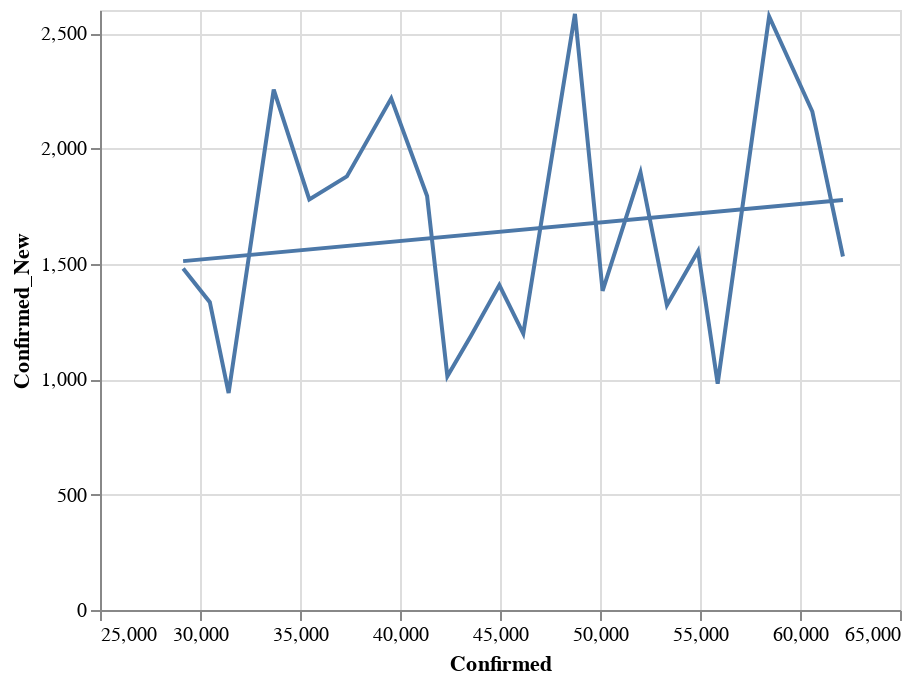

Source (notebook cell):
### Code cell
state = alt.Chart(data[data['State'] == 'CA'].sort_values('Date').tail(21)).mark_line().encode(
    x='Confirmed:Q',
    y='Confirmed_New:Q'
)
reg = state.transform_regression("Confirmed", "Confirmed_New", method="linear").mark_line()
(state+reg).interactive()

### Figure 1 — Vega-Lite specification as saved in the notebook (floating-point values rounded to 4 significant figures)
{"config": {"view": {"continuousWidth": 400, "continuousHeight": 300}}, "layer": [{"mark": "line", "encoding": {"x": {"type": "quantitative", "field": "Confirmed"}, "y": {"type": "quantitative", "field": "Confirmed_New"}}, "selection": {"selector670": {"type": "interval", "bind": "scales", "encodings": ["x", "y"]}}}, {"mark": "line", "encoding": {"x": {"type": "quantitative", "field": "Confirmed"}, "y": {"type": "quantitative", "field": "Confirmed_New"}}, "transform": [{"on": "Confirmed", "regression": "Confirmed_New", "method": "linear"}]}], "data": {"name": "data-b6d9357ad340275cd7ba4e890e4d123a"}, "$schema": "https://vega.github.io/schema/vega-lite/v4.0.2.json", "datasets": {"data-b6d9357ad340275cd7ba4e890e4d123a": [{"State": "CA", "Date": "04-17-2020", "Confirmed": 29160.0, "Deaths": 1037.0, "Recovered": 0.0, "Confirmed_New": 1480.0, "Deaths_New": 81.0, "Recovered_New": 0.0, "Active": 28120.0}, {"State": "CA", "Date": "04-18-2020", "Confirmed": 30490.0, "Deaths": 1140.0, "Recovered": 0.0, "Confirmed_New": 1334.0, "Deaths_New": 103.0, "Recovered_New": 0.0, "Active": 29350.0}, {"State": "CA", "Date": "04-19-2020", "Confirmed": 31430.0, "Deaths": 1177.0, "Recovered": 0.0, "Confirmed_New": 940.0, "Deaths_New": 37.0, "Recovered_New": 0.0, "Active": 30250.0}, {"State": "CA", "Date": "04-20-2020", "Confirmed": 33690.0, "Deaths": 1225.0, "Recovered": 0.0, "Confirmed_New": 2255.0, "Deaths_New": 48.0, "Recovered_New": 0.0, "Active": 32460.0}, {"State": "CA", "Date": "04-21-2020", "Confirmed": 35460.0, "Deaths": 1282.0, "Recovered": 0.0, "Confirmed_New": 1779.0, "Deaths_New": 57.0, "Recovered_New": 0.0, "Active": 34180.0}, {"State": "CA", "Date": "04-22-2020", "Confirmed": 37340.0, "Deaths": 1421.0, "Recovered": 0.0, "Confirmed_New": 1879.0, "Deaths_New": 139.0, "Recovered_New": 0.0, "Active": 35920.0}, {"State": "CA", "Date": "04-23-2020", "Confirmed": 39560.0, "Deaths": 1533.0, "Recovered": 0.0, "Confirmed_New": 2217.0, "Deaths_New": 112.0, "Recovered_New": 0.0, "Active": 38030.0}, {"State": "CA", "Date": "04-24-2020", "Confirmed": 41360.0, "Deaths": 1621.0, "Recovered": 0.0, "Confirmed_New": 1794.0, "Deaths_New": 88.0, "Recovered_New": 0.0, "Active": 39730.0}, {"State": "CA", "Date": "04-25-2020", "Confirmed": 42370.0, "Deaths": 1689.0, "Recovered": 0.0, "Confirmed_New": 1013.0, "Deaths_New": 68.0, "Recovered_New": 0.0, "Active": 40680.0}, {"State": "CA", "Date": "04-26-2020", "Confirmed": 43560.0, "Deaths": 1725.0, "Recovered": 0.0, "Confirmed_New": 1190.0, "Deaths_New": 36.0, "Recovered_New": 0.0, "Active": 41830.0}, {"State": "CA", "Date": "04-27-2020", "Confirmed": 44970.0, "Deaths": 1779.0, "Recovered": 0.0, "Confirmed_New": 1408.0, "Deaths_New": 54.0, "Recovered_New": 0.0, "Active": 43190.0}, {"State": "CA", "Date": "04-28-2020", "Confirmed": 46160.0, "Deaths": 1864.0, "Recovered": 0.0, "Confirmed_New": 1198.0, "Deaths_New": 85.0, "Recovered_New": 0.0, "Active": 44300.0}, {"State": "CA", "Date": "04-29-2020", "Confirmed": 48750.0, "Deaths": 1946.0, "Recovered": 0.0, "Confirmed_New": 2583.0, "Deaths_New": 82.0, "Recovered_New": 0.0, "Active": 46800.0}, {"State": "CA", "Date": "04-30-2020", "Confirmed": 50130.0, "Deaths": 2031.0, "Recovered": 0.0, "Confirmed_New": 1383.0, "Deaths_New": 85.0, "Recovered_New": 0.0, "Active": 48100.0}, {"State": "CA", "Date": "05-01-2020", "Confirmed": 52030.0, "Deaths": 2126.0, "Recovered": 0.0, "Confirmed_New": 1896.0, "Deaths_New": 95.0, "Recovered_New": 0.0, "Active": 49900.0}, {"State": "CA", "Date": "05-02-2020", "Confirmed": 53350.0, "Deaths": 2180.0, "Recovered": 0.0, "Confirmed_New": 1321.0, "Deaths_New": 54.0, "Recovered_New": 0.0, "Active": 51170.0}, {"State": "CA", "Date": "05-03-2020", "Confirmed": 54900.0, "Deaths": 2216.0, "Recovered": 0.0, "Confirmed_New": 1556.0, "Deaths_New": 36.0, "Recovered_New": 0.0, "Active": 52690.0}, {"State": "CA", "Date": "05-04-2020", "Confirmed": 55880.0, "Deaths": 2278.0, "Recovered": 0.0, "Confirmed_New": 981.0, "Deaths_New": 62.0, "Recovered_New": 0.0, "Active": 53610.0}, {"State": "CA", "Date": "05-05-2020", "Confirmed": 58460.0, "Deaths": 2381.0, "Recovered": 0.0, "Confirmed_New": 2572.0, "Deaths_New": 103.0, "Recovered_New": 0.0, "Active": 56080.0}, {"State": "CA", "Date": "05-06-2020", "Confirmed": 60620.0, "Deaths": 2464.0, "Recovered": 0.0, "Confirmed_New": 2160.0, "Deaths_New": 83.0, "Recovered_New": 0.0, "Active": 58150.0}, {"State": "CA", "Date": "05-07-2020", "Confirmed": 62150.0, "Deaths": 2535.0, "Recovered": 0.0, "Confirmed_New": 1532.0, "Deaths_New": 71.0, "Recovered_New": 0.0, "Active": 59610.0}]}}
